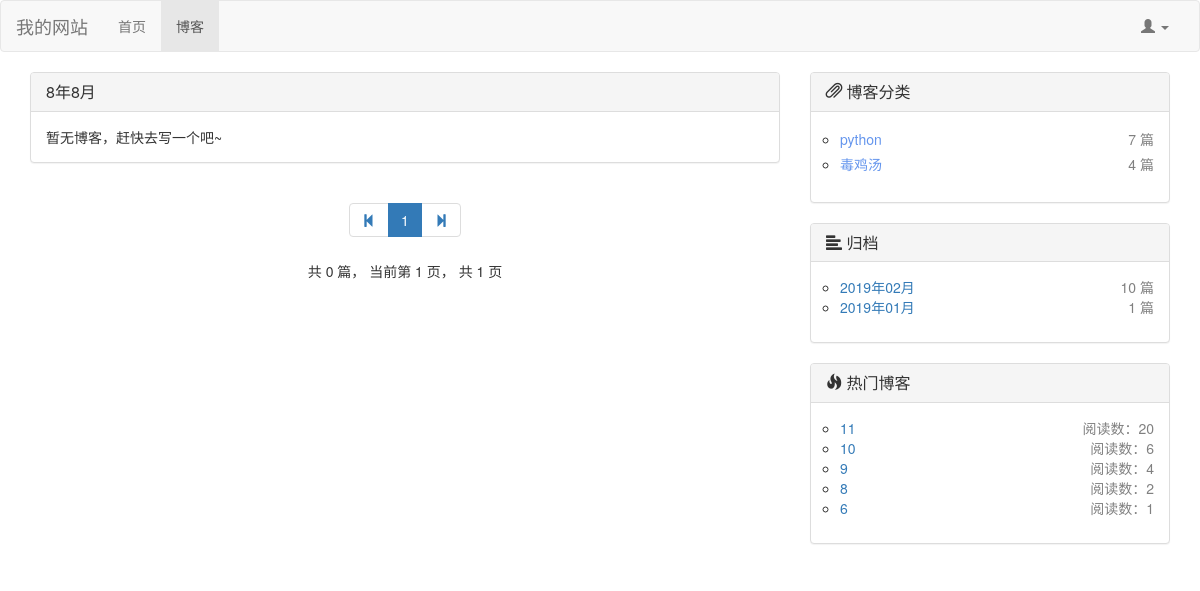
/blog/blog_date/8/8, run on an earlier commit of the app's database.
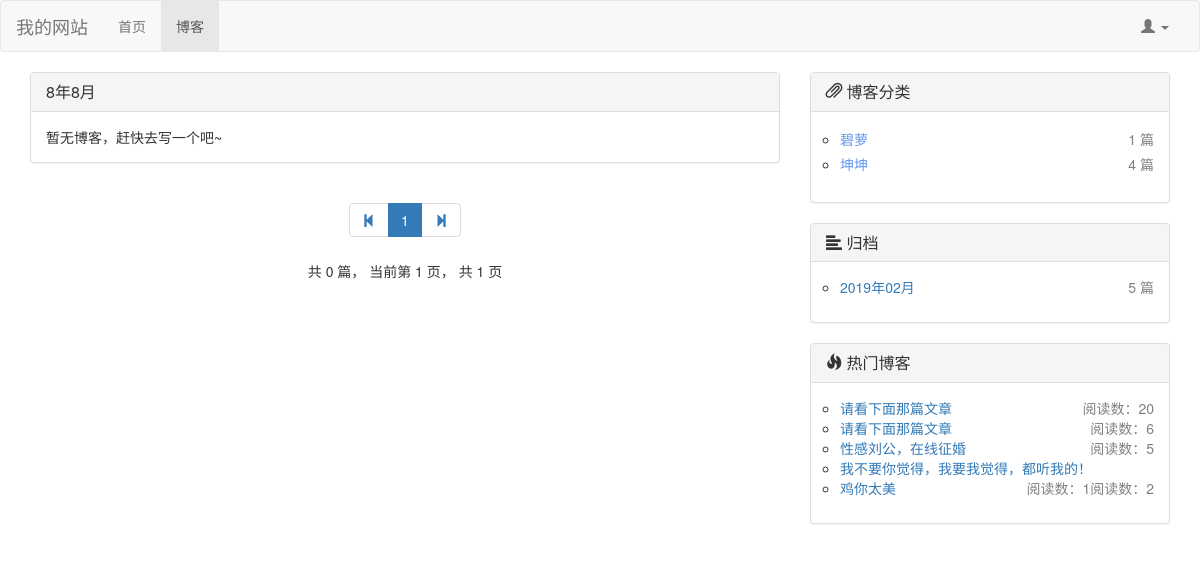
And on a later commit of the database.
### blog/models.py (models this page shows, shortened)
class BlogType(models.Model):
    type_name = models.CharField(max_length=30, verbose_name="博客类型")

class Blog(models.Model, ReadNumExtendMethod):
    title = models.CharField(max_length=40, verbose_name="标题")
    blog_type = models.ForeignKey(BlogType, on_delete=models.DO_NOTHING, verbose_name="博客类型")
    author = models.ForeignKey(User, on_delete=models.DO_NOTHING, verbose_name="作者")
    content = RichTextUploadingField(verbose_name="内容")
    created_time = models.DateTimeField(auto_now_add=True, verbose_name="创建时间")
    last_modified_time = models.DateTimeField(auto_now=True, verbose_name="上次修改时间")
    class Meta:
        ordering = ['-created_time', ]  # 这里让前端网页在对从request获取到的数据排序按照创建时间由新到旧

### read_statistic/models.py (models this page shows, shortened)
class ReadNum(models.Model):
    read_num = models.IntegerField(default=0)
    content_type = models.ForeignKey(ContentType,on_delete=models.DO_NOTHING) # 将ContentType绑定作为外键生成contenttype对象
    object_id = models.PositiveIntegerField() # 对象的id，确定了对象后根据id唯一定位对象
    content_object = GenericForeignKey('content_type','object_id') # 将上面两个合并成一个content对象

### blog/views.py (the view)
# urls.py: path('blog_date/<int:year>/<int:month>',views.get_blog_with_date, name = "blog_with_date"),
def get_blog_with_date(request, year, month):
    all_blogs = Blog.objects.filter(created_time__year=year, created_time__month=month)  # 获取该year,month下所有的blog
    context = get_blog_common(request, all_blogs)
    context['blog_date'] = "%s年%s月" % (year, month)
    return render(request, 'blog_with_date.html', context)

### blog/utils.py (called while the page is built)
def blogs_pagination(request, all_blogs):
    blog_paginator = Paginator(all_blogs, settings.BLOGS_PER_PAGE)  # 博客分页器，5条一页
    page_num = request.GET.get('page', 1)  # 获取url请求中页面的参数
    blogs_in_page = blog_paginator.get_page(page_num)  # 根据页面获取到该页的blog对象
    current_page_num = blogs_in_page.number  # 当前页面
    page_range = [i for i in [current_page_num - 2, current_page_num - 1, current_page_num,
                              current_page_num + 1, current_page_num + 2] if
                  i > 0 and i <= blog_paginator.num_pages]
    return blogs_in_page, page_range

def get_blog_types():
    blog_types = BlogType.objects.all()
    for blog_type in blog_types:
        blog_count = Blog.objects.filter(blog_type=blog_type).count()  # 根据博客类型统计该类型下的博客数量
        blog_type.blog_count = blog_count
    return blog_types

### read_statistic/models.py (called while the page is built)
    def get_read_num(self):
        try:
            blog_ct = ContentType.objects.get_for_model(self)  # 获取到Blog对应的conttype对象
            readnum = ReadNum.objects.get(content_type=blog_ct, object_id=self.id)
            return readnum.read_num # 返回readnum对象的read_num字段
        except exceptions.ObjectDoesNotExist as e:
           return 0 # 还没有阅读过，返回0

### blog/templates/blog_with_date.html (shortened to what this page needs)
{% extends 'blog_list.html' %}
{% block blog-head %}{{ blog_date }}{% endblock %}

### blog/templates/blog_list.html (shortened to what the changed rows need)
{% extends 'base.html' %}
{% load staticfiles %}
{% load comment_tags %}
{% block head_extends %}
    <link rel="stylesheet" href="{% static 'css/blog.css' %}">
{% endblock %}
{% block content %}
    <div class="container">
        <div class="row">
            <div class="col-md-4">
                <div class="panel panel-default">
                    <div class="panel-body">
                        <ul class="blog-types">
                            {% for blog_type in blog_types %}
                                <li style="line-height:25px">
                                    <nobr class ="blog-url"><a href= {% url 'blog_with_type' blog_type.id %}>
                                        <font color="#6495ed"> {{ blog_type.type_name }} </font></a></nobr>
                                    <nobr class = "blog-arg">{{ blog_type.blog_count }} 篇</nobr>
                                </li>
                            {% empty %}
                                <li><a>暂无类型，赶快去添加分类吧~</a></li>
                            {% endfor %}
                        </ul>
                    </div>
                </div>
                <div class="panel panel-default">
                    <div class="panel-body">
                        <ul class="blog-types">
                            {% for blog_date, blog_count in blog_dates.items %}
                                <li>
                                    <nobr class="blog-url"><a
                                            href= {% url 'blog_with_date'  blog_date.year blog_date.month %}>
                                        {{ blog_date | date:"Y年m月" }}</a></nobr>
                                    <nobr class="blog-arg">{{ blog_count }} 篇</nobr>
                                </li>
                            {% endfor %}
                        </ul>
                    </div>
                </div>
                <div class="panel panel-default">
                    <div class="panel-body">
                        <ul class="blog-types">
                            {% for hot_blog in hot_blogs %}
                                <li>
                                    <nobr class="blog-url"><a href={% url 'blog_detail' hot_blog.id %}>
                                        {{ hot_blog.title }} </a></nobr>
                                    <nobr class="blog-arg">阅读数：{{ hot_blog.get_read_num }}</nobr>
                                </li>
                            {% endfor %}
                        </ul>
                    </div>
                </div>
            </div>
        </div>
    </div>
{% endblock %}

What changed in the data, as far as the page shows it:
changed BlogType (number 1 of 2 on the later page): type_name "python" → "碧萝"; blog_count "7" → "1"
changed BlogType (number 2 of 2 on the later page): type_name "毒鸡汤" → "坤坤"
changed Blog (number 1 of 5 on the later page): title "11" → "请看下面那篇文章"
changed Blog (number 2 of 5 on the later page): title "10" → "请看下面那篇文章"
changed Blog: title "9" → "性感刘公，在线征婚"; get_read_num "4" → "5"
changed Blog: title "8" → "我不要你觉得，我要我觉得，都听我的！"
changed Blog: title "6" → "鸡你太美"
Also different on the page:
new list line: "2019年02月 5 篇"
list line gone: "2019年02月 10 篇"
list line gone: "2019年01月 1 篇"
